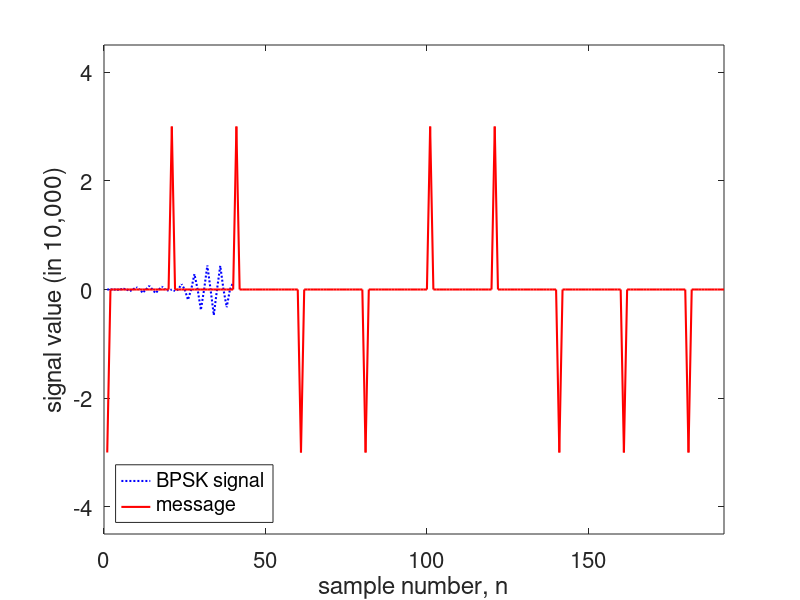

Write the MATLAB code that produced this figure. (Note: this script raises an error after producing the figure.)
%//////////////////////////////////////////////////////////////////////
%/ Welch, Wright, & Morrow, 
%/ Real-time Digital Signal Processing, 2005, 2016
%/
%/ impulse modulated BPSK signal generator
%/
%//////////////////////////////////////////////////////////////////////

%  input terms
Fs = 48000;          % sample frequency of the simulation (Hz)
dataRate = 2400;     % data rate
alpha = 0.5;         % raised-cosine rolloff factor
symbols = 3;         % MATLAB ``rcosfir" parameter ... see help
time = 0.004;        % length of the signal in seconds
amplitude = 30000;   % scale factor
cosine = [1 0 -1 0]; % cos(n*pi/2) ... Fs/4
counter = 1;         % used to get a new data bit
dataArray = [];      % stores data for plotting
outputArray = [];    % stores output signal for plotting
myFontSize = 16;     % font size for the plot labels
Nfft = 1024;         % number of samples in an FFT

%  calculated terms
numberOfSamples = Fs*time;
samplesPerSymbol = Fs/dataRate;
    % error checking
    if(mod(samplesPerSymbol,1) ~= 0)
        error('the number of samples per symbol MUST be an integer!\n')
    end
B = rcosfir(alpha, symbols, samplesPerSymbol, 1/Fs); % design the filter
Zi = zeros(1, (length(B) - 1));
    
%  ISR simulation
for index = 1:numberOfSamples
    % get a new data bit at the beginning of a symbol period
    if (counter == 1)
        data = amplitude*(2*(rand > 0.5) - 1);
    else
        data = 0;
    end

    % create the modulated signal
	[impulseModulatedData, Zf] = filter(B, 1, data, Zi);
	Zi = Zf;
    output = impulseModulatedData*cosine(mod(index,4) + 1);

    % reset at the end of a symbol period
    if (counter == samplesPerSymbol)
        counter = 0;
    end
    
    % increment the counter
    counter = counter + 1;
    
    % store the results for plotting (not part of ISR)
    dataArray = [dataArray data];
    outputArray = [outputArray output];
end

%  output terms
figure(1)
P1a = plot(outputArray/10000, 'b:');
set(P1a, 'LineWidth', 1.5)
hold on
P1b = plot(dataArray/10000,'r');
set(gca, 'FontSize', myFontSize)
set(P1b, 'LineWidth', 1.5)
axis([0 numberOfSamples -1.5*amplitude/10000 1.5*amplitude/10000]);
legend('BPSK signal', 'message', 'Location', 'SouthWest')
ylabel('signal value (in 10,000)')
xlabel('sample number, n')
hold off
% print -deps2 impulseModulatedBPSK

figure(2)
[P, f] = psd(outputArray, Nfft, Fs);
P2 = plot(f/1000, 10*log10(P/max(P)));
set(gca, 'FontSize', myFontSize)
set(P2, 'LineWidth', 1.5)
axis([0 24 -120 10])
set(gca,'XTick', [0 4 8 12 16 20 24])
set(gca,'XTickLabel', [0 4 8 12 16 20 24]')
ylabel('spectral estimate (dB)')
xlabel('frequency (kHz)')
% print -deps2 impulseModulatedBPSKspectrum
